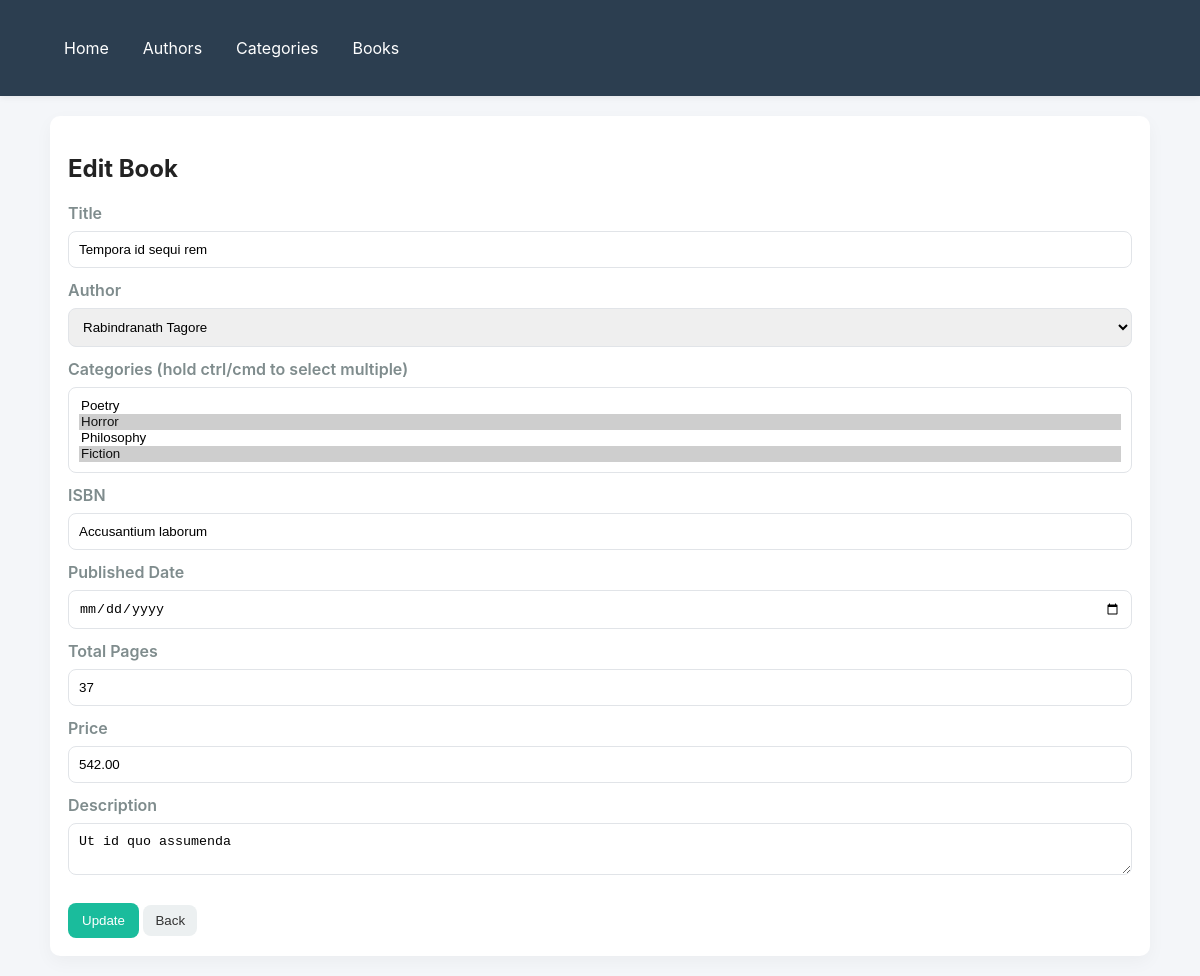
The page /books/edit/7/ on the database its author committed.
### library_app/models.py (models this page shows, shortened)
class Book(models.Model):
    title = models.CharField(max_length=255)
    description = models.TextField(blank=True, null=True)
    author = models.ForeignKey(Author, on_delete=models.CASCADE, related_name='books')
    categories = models.ManyToManyField(Category, related_name='books', blank=True)
    isbn = models.CharField(max_length=20, blank=True, null=True)
    published_date = models.DateField(blank=True, null=True)
    total_pages = models.PositiveIntegerField(blank=True, null=True)
    price = models.DecimalField(max_digits=8, decimal_places=2, default=0.00)
    created_at = models.DateTimeField(auto_now_add=True)

class Author(models.Model):
    name = models.CharField(max_length=200)
    email = models.EmailField(blank=True, null=True)
    biography = models.TextField(blank=True, null=True)
    created_at = models.DateTimeField(auto_now_add=True)

class Category(models.Model):
    name = models.CharField(max_length=100, unique=True)

### library_app/views.py (the view, shortened to what this page needs)
# urls.py: path('books/edit/<int:id>/', views.book_edit, name='book_edit'),
def book_edit(request, id):
    book = get_object_or_404(Book, id=id)
    authors = Author.objects.all()
    categories = Category.objects.all()
    return render(request, 'book_form.html', {
        'book': book,
        'authors': authors,
        'categories': categories
    })

### templates/book_form.html (shortened to what this page needs)
{% extends 'base.html' %}
{% block body %}
<div class="card">
  {% if book %}<h2>Edit Book{% else %}<h2>Add Book{% endif %}</h2>
  <form method="post">{% csrf_token %}
    <label>Title</label>
    <input type="text" name="title" value="{{ book.title|default:'' }}" required>
    <label>Author</label>
    <select name="author" required>
      {% for a in authors %}
        <option value="{{ a.id }}" {% if book and book.author.id == a.id %}selected{% endif %}>{{ a.name }}</option>
      {% endfor %}
    </select>
    <label>Categories (hold ctrl/cmd to select multiple)</label>
    <select name="categories" multiple>
      {% for c in categories %}
        <option value="{{ c.id }}" {% if book and c in book.categories.all %}selected{% endif %}>{{ c.name }}</option>
      {% endfor %}
    </select>
    <label>ISBN</label>
    <input type="text" name="isbn" value="{{ book.isbn|default:'' }}">
    <label>Published Date</label>
    <input type="date" name="published_date" value="{{ book.published_date|default:'' }}">
    <label>Total Pages</label>
    <input type="number" name="total_pages" value="{{ book.total_pages|default:'' }}">
    <label>Price</label>
    <input type="text" name="price" value="{{ book.price|default:'0.00' }}" required>
    <label>Description</label>
    <textarea name="description">{{ book.description|default:'' }}</textarea>
    <div style="margin-top:12px">
      <button class="primary" type="submit">{% if book %}Update{% else %}Create{% endif %}</button>
      <a href="{% url 'library_app:book_list' %}"><button type="button" class="secondary">Back</button></a>
    </div>
  </form>
</div>
{% endblock %}

### templates/base.html (style rules this page uses)
:root { --accent:#1abc9c; --dark:#2c3e50; --muted:#7f8c8d; --card:#ffffff; }
* { box-sizing:border-box }
body { margin:0;font-family:Inter,Arial,Helvetica,sans-serif;background:#f4f6f9;color:#222 }
.card { background:var(--card);border-radius:10px;padding:18px;box-shadow:0 6px 18px rgba(15,25,30,0.04);margin-bottom:18px }
form input, form textarea, form select { width:100%;padding:10px;border:1px solid #e1e4e8;border-radius:8px;margin-top:8px }
label { font-weight:600;color:var(--muted);display:block;margin-top:12px }
button.primary { background:var(--accent);color:#fff;border:none;padding:10px 14px;border-radius:8px;cursor:pointer;margin-top:12px }
button.secondary { background:#ecf0f1;color:#333;border:none;padding:8px 12px;border-radius:8px;cursor:pointer }

### rows shown on the page
Book: title "Tempora id sequi rem", author "Rabindranath Tagore", categories "Poetry / Horror ☑ / Philosophy / Fiction ☑", isbn "Accusantium laborum", total_pages "37", price "542.00", description "Ut id quo assumenda"
